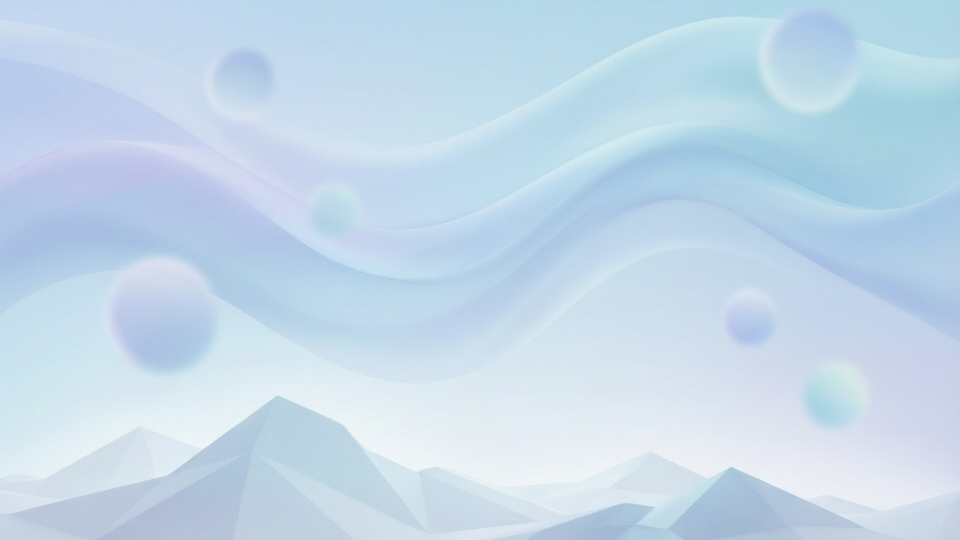
#> input picture images/wallpaper.jpg, 1920 x 1080 px (shown at 1/2 size); its folder holds 2 pictures in this run
$ python build_images.py
#> lines starting #> are read from the running program, lines starting #| are printed output that depends on the picture
#!/usr/bin/env python3
"""Empaqueta las imagenes de images/ en un blob RGB565 para el kernel.

El kernel compila con -mgeneral-regs-only y no lleva ningun decodificador JPEG
ni PNG: la forma didactica de mostrar imagenes es convertir los ficheros en el
anfitrion (Pillow) y enlazar el resultado como datos de solo lectura. El blob
se incrusta en el kernel con objcopy (ver Makefile) y src/images.c lo recorre
para el fondo del escritorio y para el visor de imagenes.

Formato (little endian, sin relleno):

    offset 0   char  magic[8]   "TCOSIMG1"
    8          u32   count
    12         u32   reserved
    16         entry[count] x 48 bytes:
                   char name[32]   nombre visible, sin ruta
                   u16  width
                   u16  height
                   u32  offset     desde el inicio del blob
                   u32  size       bytes de pixeles
                   u32  extension  1 jpg, 2 jpeg, 3 png; 0 si el blob es antiguo
    ...        u16   pixels[width * height]  RGB565 fila a fila

Uso:
    python3 scripts/build_images.py                 # build/assets/images.bin
    python3 scripts/build_images.py --size 1280x720 # tamano del wallpaper
    python3 scripts/build_images.py --check         # solo valida Pillow

Requiere: Pillow. Las imagenes son JPEG o PNG del directorio images/.
"""

import argparse
import pathlib
import struct
import sys

ROOT = pathlib.Path(__file__).resolve().parent.parent
SOURCE = ROOT / 'images'
OUTPUT = ROOT / 'build' / 'assets' / 'images.bin'
MAGIC = b'TCOSIMG1'
ENTRY_SIZE = 48
# El nombre debe caber en name[32] del formato y en FS_NAME_MAX del sistema de
# archivos; se recorta sin extension si hace falta.
NAME_MAX = 32
MAX_WIDTH = 1920
MAX_HEIGHT = 1200
# La extension viaja en el blob para que el sistema de archivos publique cada
# imagen en /wallpapers con su nombre real (Logo.jpg, no Logo).
EXTENSION_CODES = {'.jpg': 1, '.jpeg': 2, '.png': 3}


def parse_size(text):
    try:
        width, height = text.lower().split('x')
        return int(width), int(height)
    except ValueError:
        raise argparse.ArgumentTypeError('formato esperado ANCHOxALTO, por ejemplo 1280x720')


def collect():
    """Imagenes de images/, con wallpaper primero y orden alfabetico despues."""
    supported = ('.jpg', '.jpeg', '.png')
    files = [p for p in SOURCE.iterdir() if p.is_file() and p.suffix.lower() in supported]
    files.sort(key=lambda p: (p.stem.lower() != 'wallpaper', p.name.lower()))
    return files


def load(path, wallpaper_size):
#> called with wallpaper_size = (1280, 720)
    from PIL import Image

    image = Image.open(path)
#> image is the input picture: PIL image 1920x1080 RGB; mean R, G, B 195.6, 216.7, 234
    image = image.convert('RGB')
    if path.stem.lower() == 'wallpaper' and wallpaper_size:
        width, height = wallpaper_size
        # Recorte centrado al aspecto pedido: el fondo cubre la pantalla sin
        # deformar la imagen original.
        target = width / height
        source = image.width / image.height
#> source = 1.78
        if source > target:
            new_width = int(image.height * target)
            left = (image.width - new_width) // 2
            image = image.crop((left, 0, left + new_width, image.height))
        elif source < target:
            new_height = int(image.width / target)
            top = (image.height - new_height) // 2
            image = image.crop((0, top, image.width, top + new_height))
        image = image.resize((width, height), Image.LANCZOS)
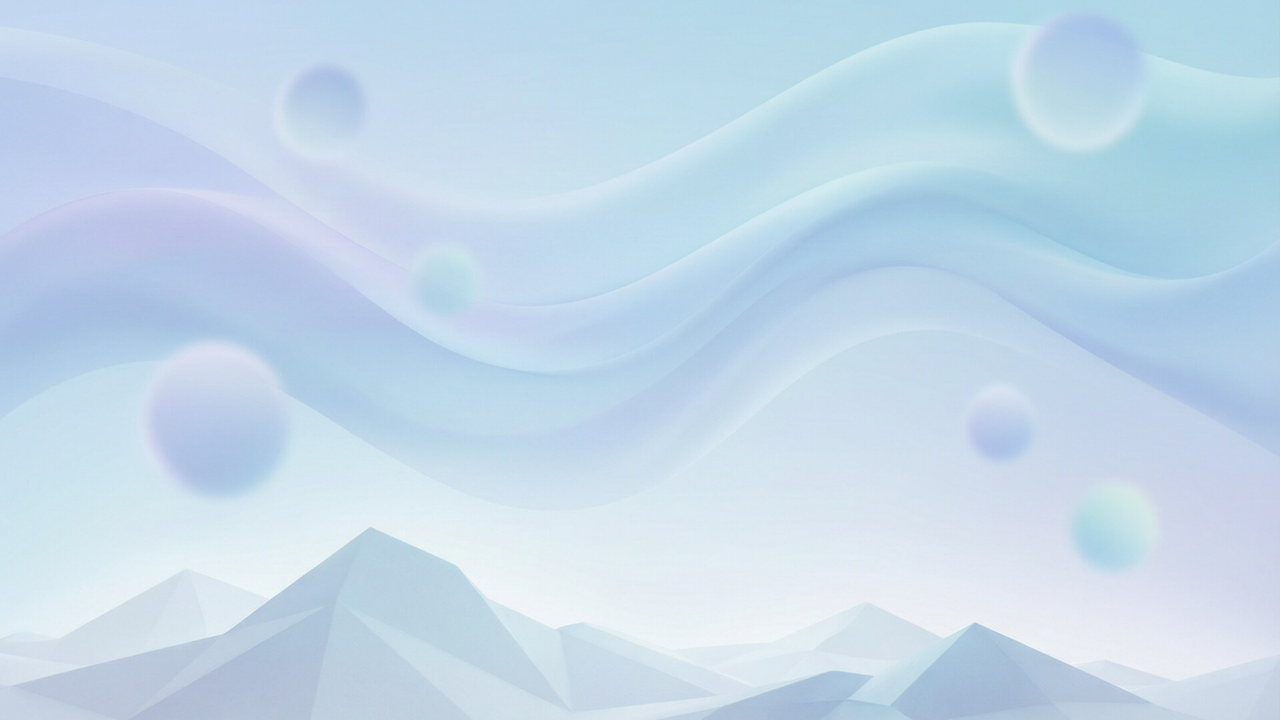
#> image: PIL image 1280x720 RGB; mean R, G, B 195.6, 216.7, 234
    elif image.width > MAX_WIDTH or image.height > MAX_HEIGHT:
        image.thumbnail((MAX_WIDTH, MAX_HEIGHT), Image.LANCZOS)
    return image


def pixels_rgb565(image):
    """Convierte a RGB565 sin numpy: 3 bytes de Pillow por pixel."""
    data = image.tobytes()
    out = bytearray(image.width * image.height * 2)
    index = 0
    for position in range(0, len(data), 3):
        red = data[position] >> 3
        green = data[position + 1] >> 2
        blue = data[position + 2] >> 3
        value = (red << 11) | (green << 5) | blue
        out[index] = value & 0xff
        out[index + 1] = value >> 8
        index += 2
#> this loop made 921600 passes
#> (position, index) on passes 2 to 4: (3, 4), (6, 6), (9, 8)
#> after the loop, index = 1843200
    return bytes(out)


def verify(path):
    """Relee el blob generado: el kernel lo valida igual y un desajuste de
    tamano de entrada dejaria las imagenes inservibles."""
    data = path.read_bytes()
    if data[:8] != MAGIC:
        raise SystemExit('ERROR: magic del blob incorrecto')
    count = struct.unpack_from('<I', data, 8)[0]
    if 16 + count * ENTRY_SIZE > len(data):
        raise SystemExit('ERROR: la tabla de imagenes no cabe en el blob')
    for index in range(count):
        entry = data[16 + index * ENTRY_SIZE:16 + (index + 1) * ENTRY_SIZE]
        width, height, offset, size = struct.unpack_from('<HHII', entry, 32)
        if offset < 16 or offset + size > len(data) or size != width * height * 2:
            raise SystemExit(f'ERROR: entrada {index} incoherente')
    print(f'Blob verificado: {count} imagenes')


def build(size, output):
    # Sin Pillow no hay blob: se avisa antes de tocar ninguna imagen y se evita
    # el traceback del import, que en CI no dice que falta la dependencia.
    try:
        import PIL  # noqa: F401
    except ImportError:
        print('ERROR: falta Pillow (python3-pil o python3-pillow); el blob no se puede generar.',
              file=sys.stderr)
        return 1
    files = collect()
    if not files:
        print(f'ERROR: no hay imagenes en {SOURCE}/', file=sys.stderr)
        return 1
    images = []
    for path in files:
        image = load(path, size)
        name = path.stem
        if len(name.encode('utf-8')) >= NAME_MAX:
            name = name.encode('utf-8')[:NAME_MAX - 1].decode('utf-8', 'ignore')
        images.append((name, image, pixels_rgb565(image), EXTENSION_CODES[path.suffix.lower()]))
        print(f'  {path.name}: {image.width}x{image.height} ({len(images[-1][2])} B RGB565)')
#|   wallpaper.jpg: 1280x720 (1843200 B RGB565)
#> pass 2 of the loop in build, `for path in files:`:
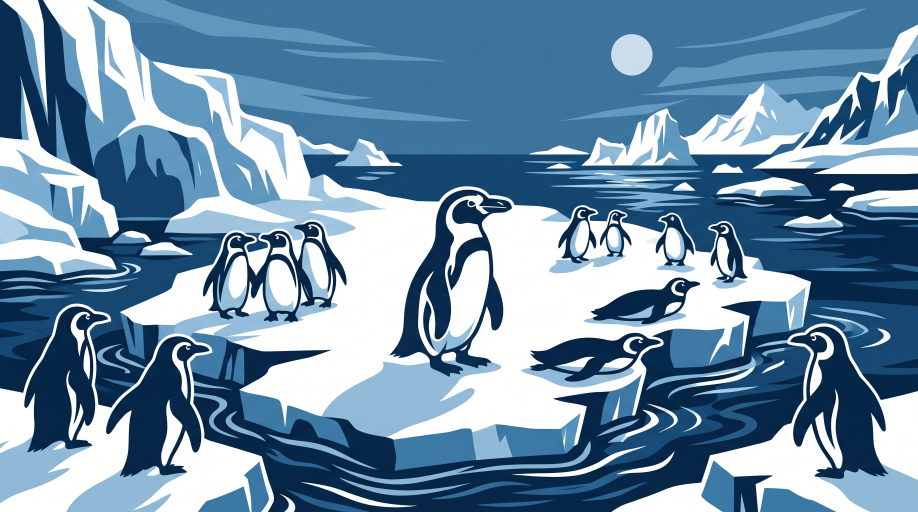
#> input picture images/Wallpaper0.jpg, 2752 x 1536 px (shown at 1/3 size)
#> in load, image is the input picture: PIL image 2752x1536 RGB; mean R, G, B 110.8, 143.2, 169.4
#> in load (call 2), `image.thumbnail((MAX_WIDTH, MAX_HEIGHT), Image.LANCZOS)`:
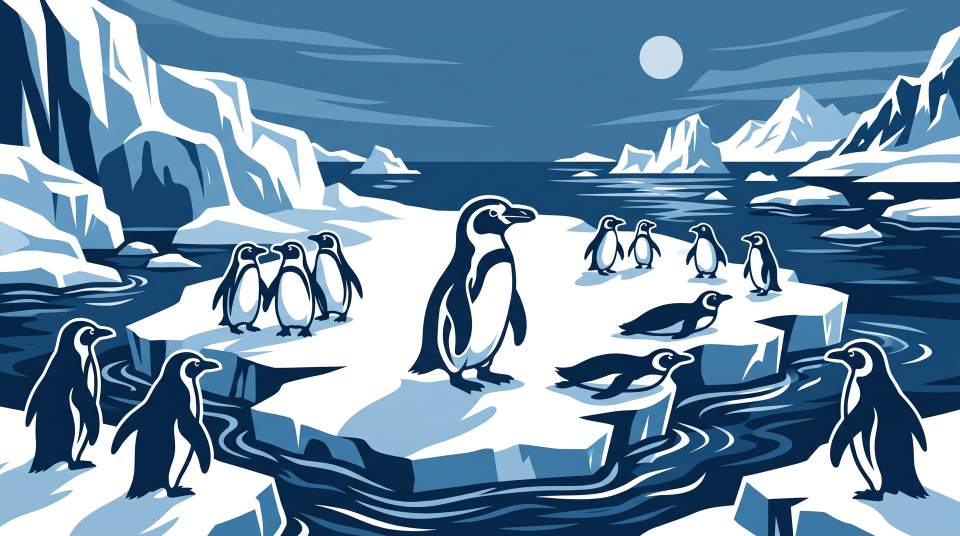
#> image: PIL image 1920x1072 RGB (shown at 1/2 size); mean R, G, B 110.8, 143.1, 169.3
#> the loop in pixels_rgb565 (call 2), `for position in range(0, len(data), 3):` made 2058240 passes
#> (position, red, green, blue, value, index) on passes 2 to 4: (3, 1, 12, 10, 2442, 4), (6, 1, 11, 10, 2410, 6), (9, 0, 10, 9, 329, 8)
#|   Wallpaper0.jpg: 1920x1072 (4116480 B RGB565)
    header = bytearray()
    header += MAGIC
    header += struct.pack('<II', len(images), 0)
    offset = 16 + ENTRY_SIZE * len(images)
#> offset = 112
    entries = bytearray()
    payload = bytearray()
    for name, image, data, extension in images:
        raw = name.encode('utf-8')[:NAME_MAX - 1]
        entries += raw + b'\0' * (32 - len(raw))
        entries += struct.pack('<HHIII', image.width, image.height, offset, len(data), extension)
        payload += data
        offset += len(data)
#> this loop made 2 passes
#> (name, extension, offset) on passes 1 to 2: ('wallpaper', 1, 1843312), ('Wallpaper0', 1, 5959792)
#> after the loop, offset = 5959792
    output.parent.mkdir(parents=True, exist_ok=True)
    output.write_bytes(bytes(header) + bytes(entries) + bytes(payload))
    verify(output)
    # Con "make BUILD=/tmp/..." la salida queda fuera del repositorio.
    try:
        shown = output.relative_to(ROOT)
    except ValueError:
        shown = output
    print(f'Imagenes: {len(images)} en {shown} ({offset} B)')
#| Imagenes: 2 en build/assets/images.bin (5959792 B)
    return 0


def check():
    try:
        import PIL  # noqa: F401
    except ImportError:
        print('ERROR: falta Pillow (python3-pillow); el blob no se puede generar.', file=sys.stderr)
        return 1
    files = collect()
    if not files:
        print(f'ERROR: no hay imagenes en {SOURCE}/', file=sys.stderr)
        return 1
    print('OK: Pillow disponible e imagenes encontradas: ' + ', '.join(p.name for p in files))
    return 0


def main():
    parser = argparse.ArgumentParser(description=__doc__)
    parser.add_argument('--size', type=parse_size, default=(1280, 720),
                        help='resolucion del wallpaper (por defecto 1280x720)')
    parser.add_argument('--output', type=pathlib.Path, default=OUTPUT)
    parser.add_argument('--check', action='store_true')
    args = parser.parse_args()
    if args.check:
        return check()
    return build(args.size, args.output.resolve())


if __name__ == '__main__':
    sys.exit(main())
#> (the program exits here)
